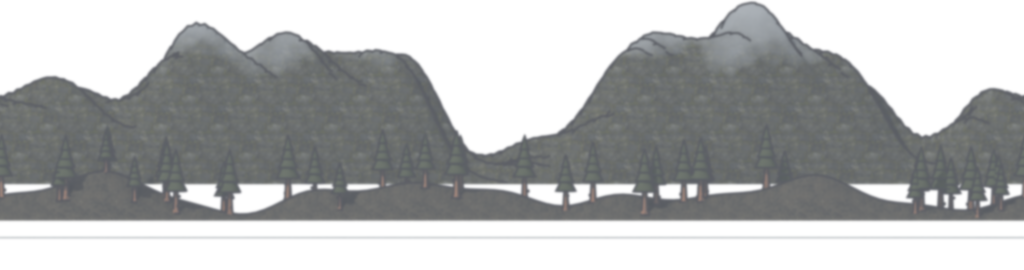
#> input picture data/assets/ui/road/lake_cold_peaks/far.png, 2048 x 540 px, found by its file name (shown at 1/2 size)
$ python yol_isik_taslak.py
#> lines starting #> are read from the running program, lines starting #| are printed output that depends on the picture
# -*- coding: utf-8 -*-
"""12.2e taslağı: yol sahnesinin gökyüzü ve ışığı, dört gün evresi × üç biyom.

Katmanlar oyunun kendi render şeritleri (data/assets/ui/road/<biyom>/), yerleri
TravelBand'in oranlarıyla: ufuk 0.58, yol 0.72, uzak/orta düşüş 0.02/0.035,
ön plan 0.075. Değişen yalnızca önerilen gökyüzü ve ışık:
  - güneş disk değil ışık: ufukta sıcak bant, bulut kenarında ışık, haleli küçük
    bir çekirdek; gece ay ışığı;
  - evre başına tek renk derecelendirmesi bütün katmanlara (uzak soğuk ve
    puslu, ön sıcak ve koyu);
  - uzak ile orta arasında ayrı bir sis şeridi.

    python -X utf8 yol_isik_taslak.py
"""
import math
import os
import random
from PIL import Image, ImageChops, ImageDraw, ImageFilter, ImageFont

ROOT = r"D:\Users\u90238\Desktop\xx\wayborne"
ROAD = os.path.join(ROOT, "data", "assets", "ui", "road")
FONT = os.path.join(ROOT, "data", "assets", "fonts", "EBGaramond.ttf")
OUT = os.path.join(os.path.dirname(os.path.abspath(__file__)), "y_122e_yol_isik.png")

W, H = 960, 540
HORIZON, ROAD_Y = 0.58, 0.72
SPEC = {"far": (61.4, 1.5), "mid": (76.8, 3.4), "ground": (172.8, 2.17), "fore": (435.2, 1.3)}

# Evre: gök üst/alt, ufuk bandı, ışık çarpanı, uzak katman pusu, güneş (x payı, y payı) ya da None.
PHASES = {
    "şafak": dict(top=(46, 52, 78), low=(196, 150, 128), band=(240, 170, 110), light=(1.0, 0.86, 0.78),
                  haze=(170, 150, 150), sun=(0.18, 0.55), sun_col=(255, 214, 160)),
    "gündüz": dict(top=(92, 120, 150), low=(196, 204, 200), band=(236, 226, 200), light=(1.0, 0.98, 0.93),
                   haze=(190, 196, 196), sun=(0.62, 0.16), sun_col=(255, 248, 228)),
    "akşam": dict(top=(58, 46, 70), low=(214, 126, 82), band=(250, 150, 70), light=(1.0, 0.74, 0.55),
                  haze=(180, 120, 110), sun=(0.82, 0.53), sun_col=(255, 180, 110)),
    "gece": dict(top=(10, 12, 24), low=(34, 40, 62), band=(70, 84, 120), light=(0.42, 0.48, 0.66),
                 haze=(50, 58, 82), sun=(0.30, 0.20), sun_col=(210, 222, 255)),
}
BIOMES = ["meadow", "forest", "mountain"]
BIOME_TR = {"meadow": "çayır", "forest": "orman", "mountain": "dağ"}


def lerp(a, b, t):
    return tuple(int(a[i] + (b[i] - a[i]) * t) for i in range(3))


def sky(p):
    img = Image.new("RGB", (W, H))
    d = ImageDraw.Draw(img)
    hz = int(H * HORIZON)
    for y in range(H):
        t = min(1.0, y / hz)
        col = lerp(p["top"], p["low"], t ** 1.6)
        # Ufukta sıcak ışık bandı: güneşin kendisinden önce ışığı.
        band = math.exp(-((y - hz) / (H * 0.07)) ** 2)
        col = lerp(col, p["band"], band * 0.55)
        d.line((0, y, W, y), fill=col)
    return img


def glow(img, p):
    """Haleli küçük çekirdek: disk değil ışık. Gece ay. Işınsal düşüş, keskin kenar yok."""
    import numpy as np
    sx, sy = W * p["sun"][0], H * p["sun"][1]
    yy, xx = np.mgrid[0:H, 0:W].astype(np.float32)
    d = np.sqrt((xx - sx) ** 2 + (yy - sy) ** 2)
    k = 0.10 * np.exp(-(d / 260.0) ** 2) + 0.28 * np.exp(-(d / 70.0) ** 2) + 1.2 * np.exp(-(d / 9.0) ** 2)
    col = np.array(p["sun_col"], dtype=np.float32)
    add = np.clip(k[..., None] * col[None, None, :], 0, 255)
    base = np.asarray(img, dtype=np.float32)
    return Image.fromarray(np.clip(base + add, 0, 255).astype(np.uint8))


def clouds(img, p, seed):
    """Bulut şeritleri; güneşe bakan kenarları ışık alır."""
    rnd = random.Random(seed)
    sx = W * p["sun"][0]
    layer = Image.new("RGBA", (W, H), (0, 0, 0, 0))
    d = ImageDraw.Draw(layer)
    body = lerp(p["top"], p["low"], 0.45)
    for _ in range(7):
        cx, cy = rnd.uniform(0, W), rnd.uniform(H * 0.12, H * 0.42)
        w, h = rnd.uniform(120, 260), rnd.uniform(10, 22)
        d.ellipse((cx - w / 2, cy - h / 2, cx + w / 2, cy + h / 2), fill=(*body, 150))
        side = 1 if sx > cx else -1
        d.ellipse((cx - w / 2 + side * 8, cy - h / 2 - 3, cx + w / 2 + side * 8, cy - h / 2 + 5),
                  fill=(*p["band"], 120))
    layer = layer.filter(ImageFilter.GaussianBlur(5))
    img.paste(layer, (0, 0), layer)
    return img


def tint(layer, mult, haze=None, haze_amt=0.0):
    r, g, b, a = layer.split()
    rgb = Image.merge("RGB", (r, g, b))
    rgb = ImageChops.multiply(rgb, Image.new("RGB", rgb.size, tuple(int(255 * m) for m in mult)))
    if haze is not None:
        rgb = Image.blend(rgb, Image.new("RGB", rgb.size, haze), haze_amt)
    return Image.merge("RGBA", (*rgb.split(), a))


def strip(canvas, biome, name, anchor_y, mult, haze=None, haze_amt=0.0, scroll=0):
    tex = Image.open(os.path.join(ROAD, biome, name + ".png")).convert("RGBA")
    anchor_px, ratio = SPEC[name]
    k = H * ratio / tex.width
    tile = tex.resize((int(tex.width * k), int(tex.height * k)), Image.LANCZOS)
    tile = tint(tile, mult, haze, haze_amt)
    top = int(anchor_y - (tex.height - anchor_px) * k)
    x = -(scroll % tile.width)
    while x < W:
        canvas.alpha_composite(tile, (int(x), top))
        x += tile.width


def fog_band(canvas, p, y, height, alpha):
    layer = Image.new("RGBA", (W, H), (0, 0, 0, 0))
    d = ImageDraw.Draw(layer)
    for i in range(height):
        a = int(alpha * math.sin(math.pi * i / height))
        d.line((0, y + i, W, y + i), fill=(*p["haze"], a))
    canvas.alpha_composite(layer)


def frame(biome, phase, seed):
    p = PHASES[phase]
    img = clouds(glow(sky(p), p), p, seed).convert("RGBA")
    hz = H * HORIZON
    light = p["light"]
    cool = tuple(min(1.0, v * c) for v, c in zip(light, (0.86, 0.92, 1.05)))
    warm = tuple(min(1.0, v * c) for v, c in zip(light, (1.04, 0.97, 0.88)))
    strip(img, biome, "far", hz + H * 0.02, cool, p["haze"], 0.45, scroll=seed * 37)
    fog_band(img, p, int(hz - H * 0.02), int(H * 0.07), 110)
    strip(img, biome, "mid", hz + H * 0.035, cool, p["haze"], 0.18, scroll=seed * 91)
    strip(img, biome, "ground", H * ROAD_Y, light, scroll=seed * 173)
    fore = tuple(v * 0.62 for v in warm)
    strip(img, biome, "fore", H * ROAD_Y + H * 0.075, fore, scroll=seed * 241)
    # Gece: kervanın fenerinin sıcak dairesi yol çizgisinde.
    if phase == "gece":
        lamp = Image.new("RGB", (W, H), (0, 0, 0))
        ImageDraw.Draw(lamp).ellipse((W * 0.42, H * 0.62, W * 0.58, H * 0.80), fill=(120, 84, 40))
        lamp = lamp.filter(ImageFilter.GaussianBlur(40))
        img = Image.merge("RGBA", (*ImageChops.add(img.convert("RGB"), lamp).split(), img.split()[3]))
    return img.convert("RGB")


def main():
    pad, label_h = 12, 40
    cols, rows = list(PHASES), BIOMES
    sheet = Image.new("RGB", (len(cols) * (W // 2 + pad) + pad, len(rows) * (H // 2 + pad) + pad + label_h), (14, 13, 15))
    d = ImageDraw.Draw(sheet)
    f = ImageFont.truetype(FONT, 24)
    for ci, phase in enumerate(cols):
        d.text((pad + ci * (W // 2 + pad) + 8, 8), phase, font=f, fill=(219, 179, 87))
    for ri, biome in enumerate(rows):
        for ci, phase in enumerate(cols):
            im = frame(biome, phase, ri * 7 + ci + 1).resize((W // 2, H // 2), Image.LANCZOS)
#> in sky, `img = Image.new("RGB", (W, H))`: img: PIL image 960x540 RGB; every value is 0
#> in glow, `sx, sy = W * p["sun"][0], H * p["sun"][1]`: sx = 172.8; sy = 297
#> in glow, `add = np.clip(k[..., None] * col[None, None, :], 0, 255)`:
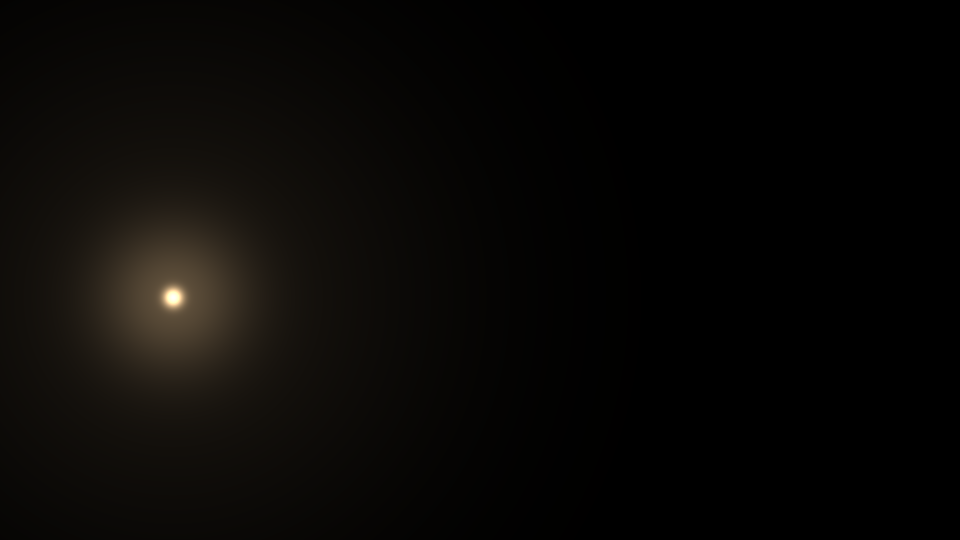
#> add: shape (540, 960, 3) float32; mean of channels 0, 1, 2 9.6, 8.1, 6; drawn as R, G, B
#> in glow, `return Image.fromarray(np.clip(base + add, 0, 255).astype(np.uint8))`:
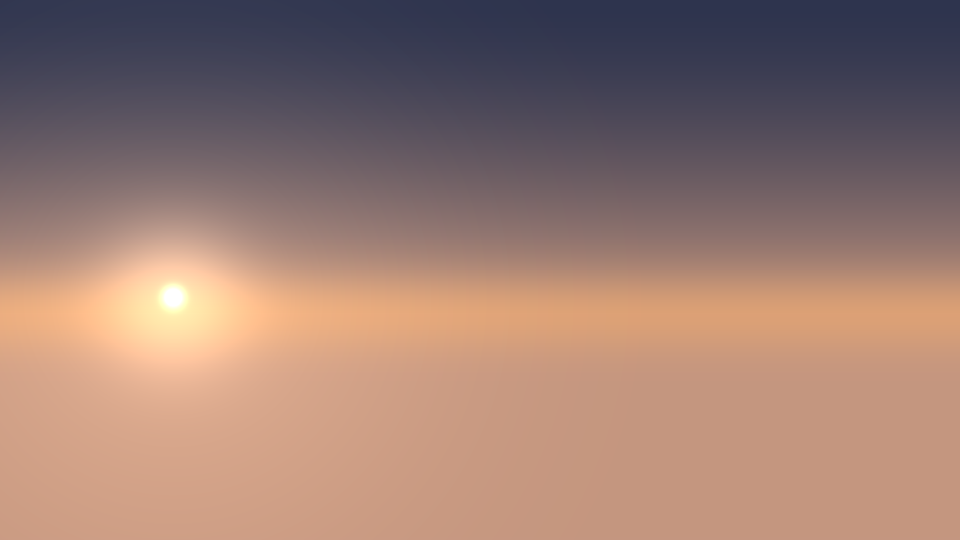
#> returned value: PIL image 960x540 RGB; mean R, G, B 154, 123.9, 114.1
#> in clouds, `layer = Image.new("RGBA", (W, H), (0, 0, 0, 0))`: layer: PIL image 960x540 RGBA; every value is 0
#> the loop in clouds, `for _ in range(7):` made 7 passes
#> (cx, cy, w, h, side) on passes 1 to 7: (129, 202.1, 226.9, 13.06, 1), (475.6, 137.6, 211.2, 19.46, -1), (90.11, 69.39, 237, 15.19, 1), (731.8, 65.14, 182.4, 18.66, -1), (219.6, 217.9, 246.2, 10.37, -1), (24.43, 152.5, 251.5, 14.57, 1), (207.9, 133.2, 124.1, 12.66, -1)
#> in frame, `light = p["light"]`: light = (1, 0.86, 0.78)
#> in frame, `cool = tuple(min(1.0, v * c) for v, c in zip(light, (0.86, 0.92, 1.05)))`: cool = (0.86, 0.791, 0.819)
#> in frame, `warm = tuple(min(1.0, v * c) for v, c in zip(light, (1.04, 0.97, 0.88)))`: warm = (1, 0.834, 0.686)
#> in strip, tex is the input picture: PIL image 2048x540 RGBA; mean R, G, B, A 67.5, 69.4, 69.9, 134
#> in tint, `r, g, b, a = layer.split()`:
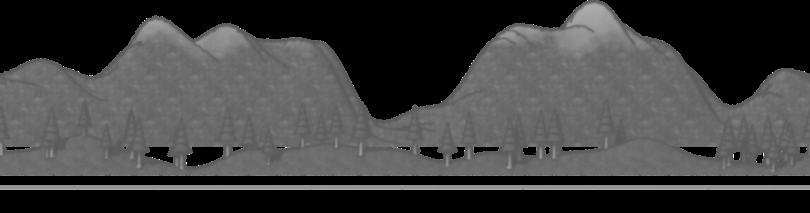
#> r: PIL image 810x213 L; min 0, max 255, mean 63.7
#> in tint, `r, g, b, a = layer.split()`:
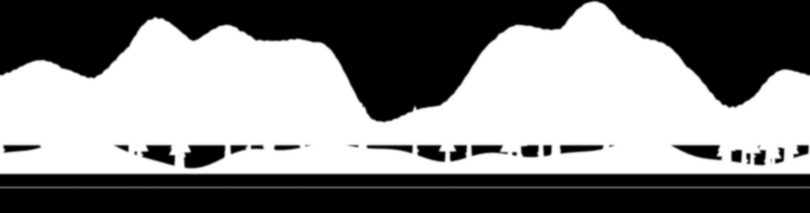
#> a: PIL image 810x213 L; min 0, max 255, mean 134
#> in tint, `rgb = Image.blend(rgb, Image.new("RGB", rgb.size, haze), haze_amt)`:
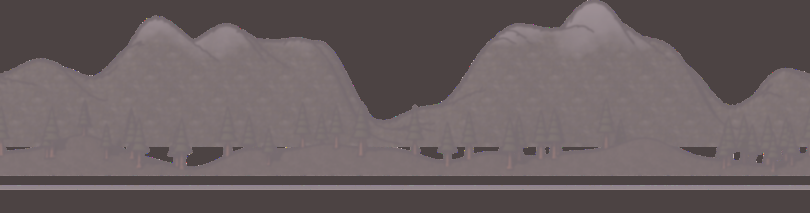
#> rgb: PIL image 810x213 RGB; mean R, G, B 106, 95.2, 96.4
#> after the loop in strip, `while x < W:`:
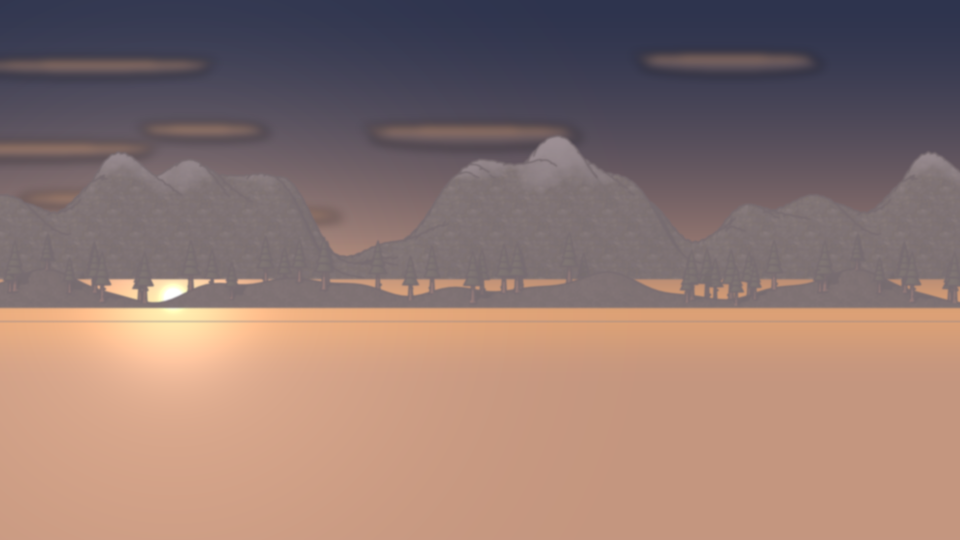
#> canvas: PIL image 960x540 RGBA; mean R, G, B, A 145.8, 120.1, 113.3, 255
#> after the loop in strip, `while x < W:`: x = 1583
#> in fog_band, `canvas.alpha_composite(layer)`:
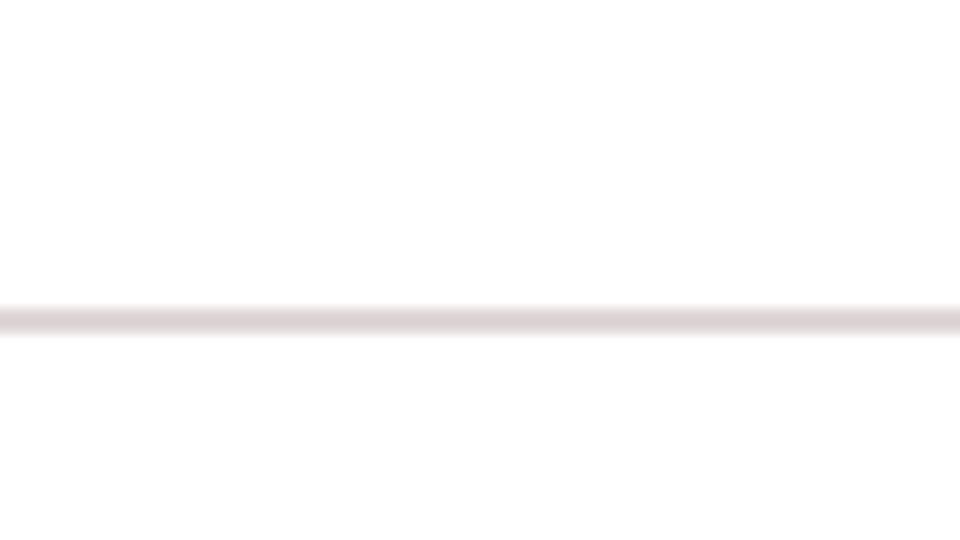
#> layer: PIL image 960x540 RGBA; mean R, G, B, A 11.6, 10.3, 10.3, 4.8; transparent parts drawn white
            x = pad + ci * (W // 2 + pad)
            y = label_h + pad + ri * (H // 2 + pad)
            sheet.paste(im, (x, y))
            d.text((x + 8, y + 6), BIOME_TR[biome], font=ImageFont.truetype(FONT, 18), fill=(224, 217, 199))
    sheet.save(OUT, quality=92)
    print("yazıldı:", OUT)


if __name__ == "__main__":
#> (the run stopped early here; a loop or call above may not have finished)
